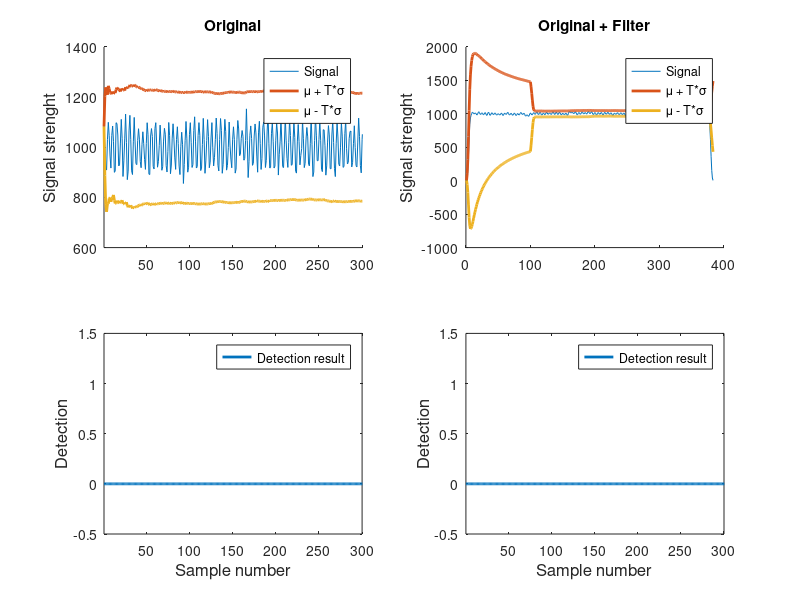

Write the MATLAB code that produced this figure.
clear all

%in fdatool, lowpass, Fir, 8th order, chebyshev,sidelobe atten = 100, 
%Fs = 125Hz, Fc = 5Hz
filter = [0.0049    0.0348    0.1126    0.2152    0.2650    0.2152    0.1126    0.0348    0.0049]

simulation_time = 3

ts = 1/200000;
t = 0:ts:simulation_time;

diff = 10;
T = 3;

[dc n] = size(t);

mu(1:n) = 0;
sigma(1:n) = 20;

noise  = normrnd(mu,sigma);
ac     = 100* cos(t*2*pi*100);
dc     = 200;
signal(1:n) = 800;
signal(ceil(n/2:n)) = 800*1.005;

%oppertunity one.


%end of oppertunity one.

sig_on = ac(1:n-diff)+dc+noise(1:n-diff)+signal(1:n-diff);

samples_index = 1:200000/125:simulation_time*200000
sig_on = sig_on(samples_index);

std = movstd(sig_on,[99 0])
mean= movmean(sig_on,[99 0])
result = (sig_on > (mean + T*std)) | (sig_on < (mean - T*std))
figure;
subplot(2,2,1)
hold on
plot(sig_on,'DisplayName','Signal')
plot(mean+std*T,'LineWidth',2,'DisplayName','\mu + T*\sigma')
plot(mean-std*T,'LineWidth',2,'DisplayName','\mu - T*\sigma')
ylabel('Signal strenght','FontSize',12)
legend('show')
axis([1 300 600 1400])
title('Original')

subplot(2,2,3)
plot(result,'LineWidth',2,'DisplayName','Detection result')
axis([1 300 -0.5 1.5])
xlabel('Sample number','FontSize',12)
ylabel('Detection','FontSize',12)
legend('show')

%oppertunity two.
sig = conv(sig_on,filter)
[dc n] = size(sig);

std = movstd(sig,[99 0]);
mean= movmean(sig,[99 0]);
%end of oppertunity two.

result = (sig > (mean + T*std)) | (sig < (mean - T*std));

subplot(2,2,2)
hold on
plot(sig,'DisplayName','Signal')
plot(mean+std*T,'LineWidth',2,'DisplayName','\mu + T*\sigma')
plot(mean-std*T,'LineWidth',2,'DisplayName','\mu - T*\sigma')

ylabel('Signal strenght','FontSize',12)
legend('show')
title('Original + Filter')

subplot(2,2,4)
plot(result,'LineWidth',2,'DisplayName','Detection result')
axis([1 300 -0.5 1.5])
xlabel('Sample number','FontSize',12)
ylabel('Detection','FontSize',12)
legend('show')